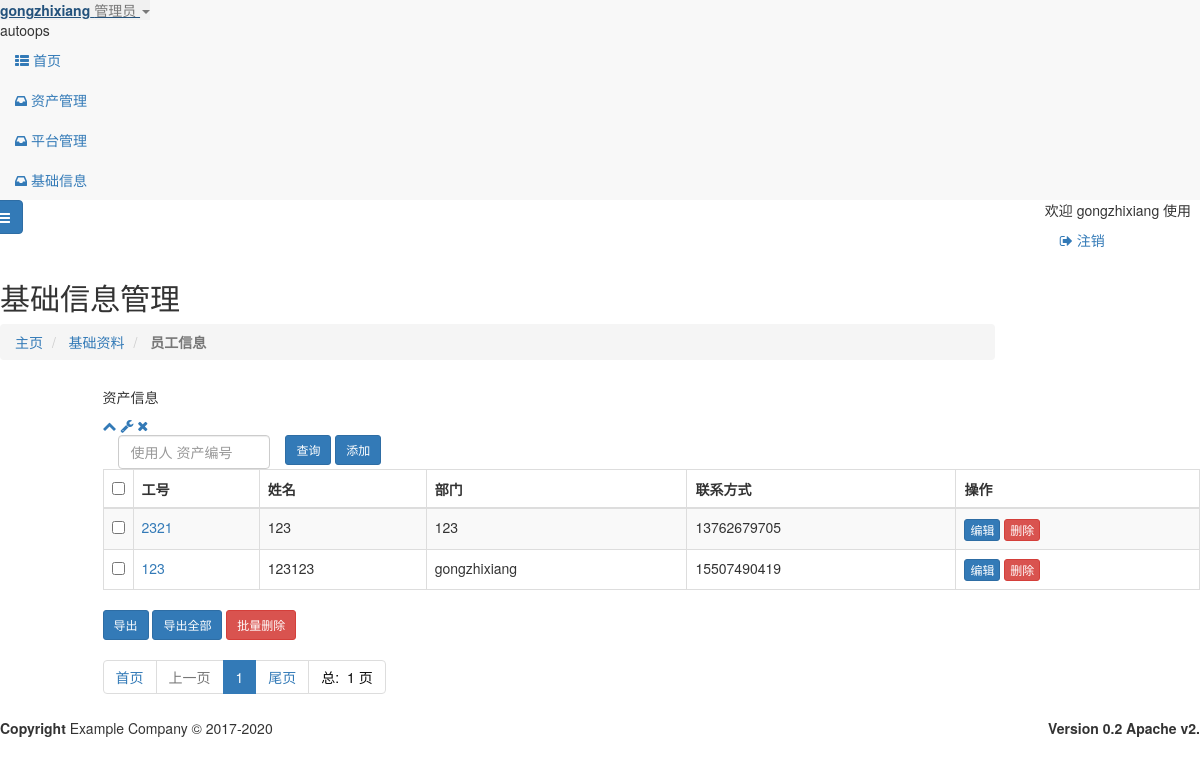
/base_info/person.html (signed in), run on an earlier commit of the app's database.
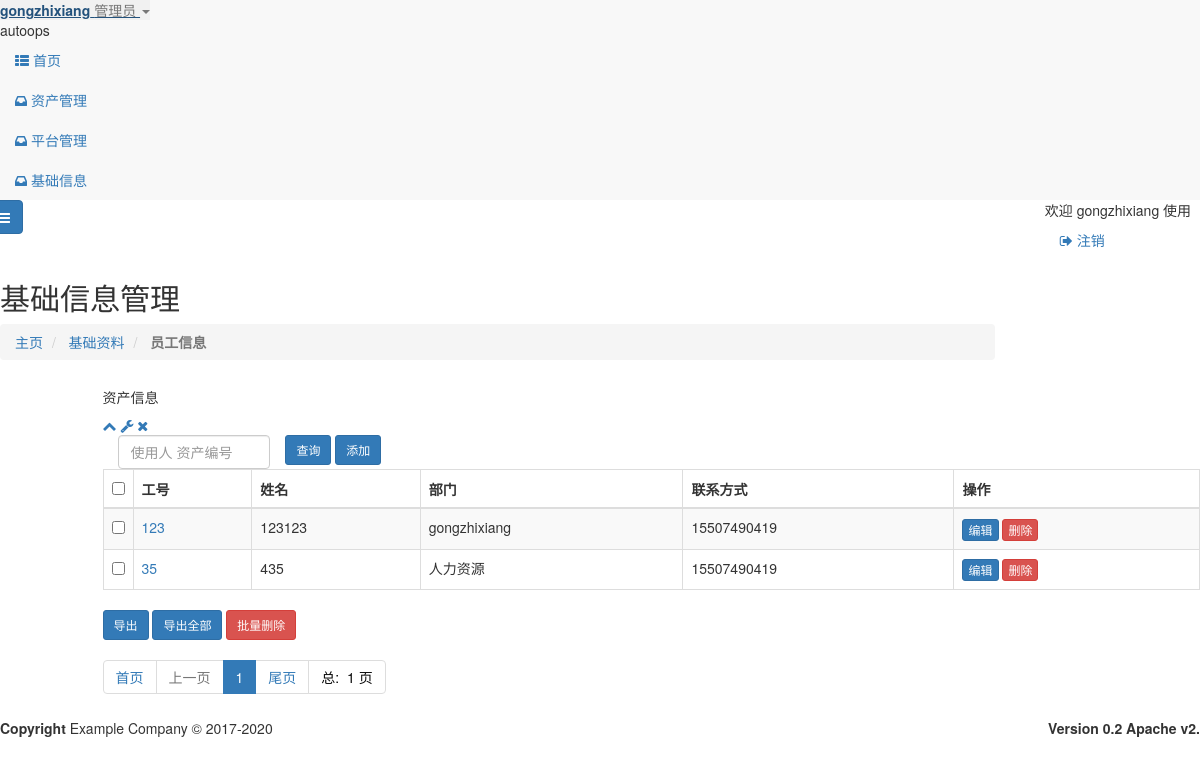
And on a later commit of the database.
### base_info/models.py (models this page shows)
class person(models.Model):
    uid = models.AutoField()
    id = models.CharField(max_length=24, primary_key=True, blank=False, verbose_name='工号')
    name = models.CharField(max_length=24, blank=False, verbose_name='姓名')
    part = models.CharField(max_length=24, verbose_name='部门')
    mobile = models.CharField(max_length=11, verbose_name='手机号码')
    class Meta:
        db_table = "person_info"
        verbose_name = "员工信息"
        verbose_name_plural = '员工信息'

### base_info/views.py (the view)
# urls.py: path('person.html', views.PersonList.as_view(), name='person_list'),
class PersonList(LoginRequiredMixin, ListView):
    model = person
    template_name = 'base_info/person/person.html'
    context_object_name = "person_list"
    paginate_by = settings.DISPLAY_PER_PAGE

### templates/base_info/person/person.html (shortened to what the changed rows need)
{% extends "base.html" %}
{% load  static %}
{% block page-content %}
    <div class="row wrapper border-bottom white-bg page-heading ">
        <div class="col-lg-10">
            <h2>基础信息管理</h2>
        </div>
    </div>
    <div class="wrapper wrapper-content animated fadeInRight">
        <div class="row">
            <div class="col-lg-11" id="split-right">
                <div class="ibox float-e-margins">
                    <div class="ibox-content">
                        <div class="table-responsive">
                            <form id="del_form_cmdb_all" class="form-horizontal  "
                                  action="{% url "cmdb:cmdb_export" %}" method="post">
                                <table class="table table-striped table-bordered table-hover dataTables-cmdb">
                                    <thead>
                                    <tr>
                                        <th width="20"><input type="checkbox" id="CheckedAll"></th>
                                        <th>工号</th>
                                        <th>姓名</th>
                                        <th>部门</th>
                                        <th>联系方式</th>
                                        <th>操作</th>
                                    </tr>
                                    </thead>
                                    <tbody>
                                    {% for   row   in   person_list %}
                                        <tr class="gradeA" id="{{ row.id }}">
                                            <td><input type="checkbox" value="{{ row.id }}" name="id"></td>
                                            <td class="center">
                                                <a href=".">{{ row.id }}</a>
                                            </td>
                                            <td class="center">{{ row.name }}</td>
                                            <td class="center">{{ row.part }}</td>
                                            <td class="center">{{ row.mobile }}</td>
                                            <td><a class="btn btn-primary  btn-xs "
                                                   href="{% url "base_info:person_update" pk=row.id %}">编辑</a>
                                                <a class="btn btn-danger  btn-xs  person_del">删除</a>
                                            </td>
                                        </tr>
                                    {% endfor %}
                                    </tbody>
                                </table>
                                <div>
                                    <ul class="pagination">
                                        {% for p in paginator.page_range %}
                                            {% if  search_data %}
                                                {% if p == page_obj.number %}
                                                    <li class="active"><a
                                                            href="{% url "base_info:person_list" %}?page={{ p }}&{{ search_data }}"> {{ p }} </a>
                                                    </li>
                                                {% else %}
                                                    <li>
                                                        <a href="{% url "base_info:person_list" %}?page={{ p }}&{{ search_data }}"> {{ p }} </a>
                                                    </li>
                                                {% endif %}
                                            {% else %}
                                                {% if p == page_obj.number %}
                                                    <li class="active"><a
                                                            href="{% url "base_info:person_list" %}?page={{ p }}"> {{ p }} </a>
                                                    </li>
                                                {% else %}
                                                    <li>
                                                        <a href="{% url "base_info:person_list" %}?page={{ p }}"> {{ p }} </a>
                                                    </li>
                                                {% endif %}
                                            {% endif %}
                                        {% endfor %}
                                    </ul>
                                </div>
                            </form>
                        </div>
                    </div>
                </div>
            </div>
        </div>
    </div>
{% endblock %}

What changed in the data, as far as the page shows it:
removed person: id "2321", name "123", part "123", mobile "13762679705"
added person: id "35", name "435", part "人力资源", mobile "15507490419"
